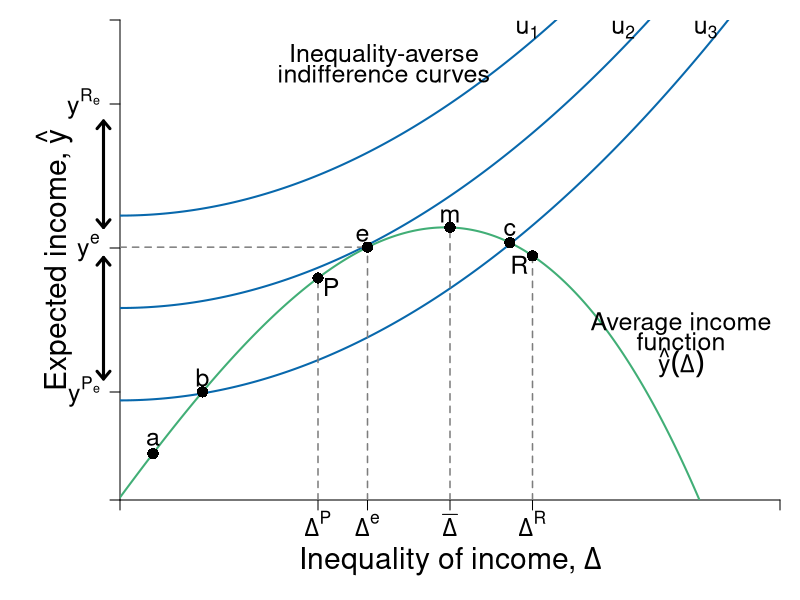

R code for this plot:
#Graph Designer: Simon Halliday & Riley Boeth '17
#Authors: Bowles, Foley and Halliday
#Title: Coordination, Conflict and Competition: A Text in Microeconomics

library(shape)
require(shape)
pdf(file = "risk/risks_inequality_averse.pdf", width = 10, height = 8)


#Set parameters for graphics
axislabelsize <- 1.8
labelsize <- 1.5
namesize <- 1.8
annotatesize <- 1.5
graphlinewidth <- 2
segmentlinewidth <- 1.5

COL <- c("#7fc97f", "#beaed4", "#fdc086", "#ffff99", "#386cb0", "#f0027f", "#bf5b17", "#666666")
COLA <- c("#e0f3db", "#99d8c9","#66c2a4","#41ae76", "#238b45", "#005824")
COLB <- c("#c6dbef", "#4eb3d3", "#2b8cbe", "#0868ac","#084081")
COLC <- c("#fcfbfd", "#efedf5", "#dadaeb", "#bcbddc", "#9e9ac8", "#807dba", "#6a51a3", "#54278f", "#3f007d")
grays <- gray.colors(25, start = 1, end = 0)

#Edited the margins to cater for the larger LHS labels
par(mar =  c(5, 6, 1, 1))

#Indifference curves of a risk-averse homo economicus (1st graph out of the two for 4.7)

indiffA1 <- function(x, uA = 5, rmax=  .7, xmax = 15) {
  uA + (1/2)*(rmax/xmax)*(x^2)
}

#rmax*x
#indiffA <- function(x, ua=2) {
#  ua + (1/12)*(x)^2
#}

#Average wealth function 

avgwealth <- function(x){
  (1.08)*((-1/35)*(((-((.9)*x-36))^2))+36.8+((-1/10)*(x-4)+(-1/1000)*((x-3)^3)))
}

#Add limits on axes and levels of utility for each indifference curve
ylims <- c(0, 40)
xlims <- c(0, 40)

npts <- 501 
x <- seq(xlims[1], xlims[2], length.out = npts)
y <- seq(ylims[1], ylims[2], length.out = npts) 

plot(0, 0, xlim = xlims, ylim = ylims, type = "n",
     xlab = expression(paste("")),
     ylab = expression(paste("")), 
     xaxt = "n", 
     yaxt = "n", 
     cex.lab = axislabelsize, 
     bty = "n", 
     xaxs = "i", 
     yaxs = "i"
)

#x and y limits with plain axes without ticks/numbers to match previous graph

ticksx <- c(0,  12, 15, 20, 25, xlims[2])
xlabels <- c(NA, expression(paste(Delta^P)),  expression(paste(Delta^e)), expression(paste(bar(Delta) )), expression(paste(Delta^R)),  NA)
ticksy <- c(0, 21 - 12, 21, 21 + 12, ylims[2])
ylabels <- c(NA, expression(paste(y^P[e])), expression(paste(y^e)), expression(paste(y^R[e])), NA)



axis(1,at = ticksx,  pos = 0, labels = xlabels, cex.axis = labelsize)
axis(2,at = ticksy,  pos = 0, labels = ylabels, las = 1, cex.axis = labelsize)

npts <- 500 
xx1 <- seq(xlims[1], xlims[2], length.out = npts)
xx2 <- seq(0, xlims[2], length.out = npts)
xx3 <- seq(xlims[1], 0, length.out = npts)
xx4 <- seq(-11, 0, length.out = npts)


lines(xx1, indiffA1(xx1, uA = 8.3), col = COLB[4], lwd = graphlinewidth)
lines(xx1, indiffA1(xx1, uA = 16), col = COLB[4], lwd = graphlinewidth)
lines(xx1, indiffA1(xx1, uA = 23.7), col = COLB[4], lwd = graphlinewidth)
lines(xx1, avgwealth(xx1), col = COLA[4], lwd = graphlinewidth)


#Axis labels and draw linear utility function
mtext(expression(paste("Inequality of income, ", Delta)), side = 1, line = 3, cex = axislabelsize)
text(-4, 0.5*ylims[2], expression(paste("Expected income, ", hat(y))), xpd = TRUE, cex = axislabelsize, srt = 90) 

#Label various points on line

text(2, avgwealth(2)+1.2, expression(paste("a")), cex = labelsize)
text(5, avgwealth(5)+1.2, expression(paste("b")), cex = labelsize)
points(5, avgwealth(5), pch = 16, col = "black", cex = 1.5)
points(2, avgwealth(2), pch = 16, col = "black", cex = 1.5)

segments(25, 0, 25, avgwealth(25), lty = 2, col = grays[20], lwd = segmentlinewidth)
points(25, avgwealth(25), pch = 16, col = "black", cex = 1.5)

text(23.63, avgwealth(23.63)+1.1, expression(paste("c")), cex = labelsize)
points(23.63, avgwealth(23.63), pch = 16, col = "black", cex = 1.5)

text(20, avgwealth(20)+1, expression(paste(m)), cex = labelsize)
segments(20, 0, 20, avgwealth(20), lty = 2, col = grays[20], lwd = segmentlinewidth)
points(20, avgwealth(20), pch = 16, col = "black", cex = 1.5)

text(14.7, avgwealth(15)+1, expression(paste(e)), cex = labelsize)
segments(15, 0, 15, avgwealth(15), lty = 2, col = grays[20], lwd = segmentlinewidth)
segments(0, avgwealth(15), 15, avgwealth(15), lty = 2, col = grays[20], lwd = segmentlinewidth)
points(15, avgwealth(15), pch = 16, col = "black", cex = 1.5)

segments(12, 0, 12, avgwealth(12), lty = 2, col = grays[20], lwd = segmentlinewidth)
points(12, avgwealth(12), pch = 16, col = "black", cex = 1.5)

#Add arrow beside y axis and points on axis

arrows(-1, avgwealth(21) + 9, -1, avgwealth(20) , col = "black", code = 3, arr.type = "simple", lty = 1, xpd = TRUE, length = 0.1, angle = 40, lwd = 3)
arrows(-1, avgwealth(21) - 12.5, -1, avgwealth(20) - 2.5, col = "black", code = 3, arr.type = "simple", lty = 1, xpd = TRUE, length = 0.1, angle = 40, lwd = 3)

#points(0, avgwealth(23)+12, pch = 16, col = "black", cex = 1.5, xpd = TRUE)
#points(0, avgwealth(23), pch = 16, col = "black", cex = 1.5,xpd = TRUE)
#points(0, avgwealth(23)-12, pch = 16, col = "black", cex = 1.5,xpd = TRUE)

#label the three indifference curves

text(24.7, 39.2, expression(paste(u[1])), xpd = TRUE, cex = labelsize)
text(30.5, 39.2, expression(paste(u[2])),  xpd = TRUE, cex = labelsize)
text(35.5, 39.2, expression(paste(u[3])),  xpd = TRUE, cex = labelsize)

#Label P and R
text(12 + 0.8, avgwealth(12) - 0.75, expression(paste(P)), cex = labelsize)
text(25 - 0.8, avgwealth(25) - 0.75, expression(paste(R)), cex = labelsize)

#Label average wealth curve and indifference curves generally

text(34, avgwealth(30)+1.5, expression(paste("Average income")), xpd = TRUE, cex = labelsize)
text(34, avgwealth(30), expression(paste("function")), xpd = TRUE, cex = labelsize)
text(34, avgwealth(30)-1.75, expression(paste(hat(y)(Delta))), xpd = TRUE, cex = labelsize)

#text(17, 38.5, expression(paste("Inequality Averse")), xpd = TRUE, cex = labelsize)
text(16, 37, expression(paste("Inequality-averse")), xpd = TRUE, cex = labelsize)
text(16, 35.5, expression(paste("indifference curves")), xpd = TRUE, cex = labelsize)


dev.off()
